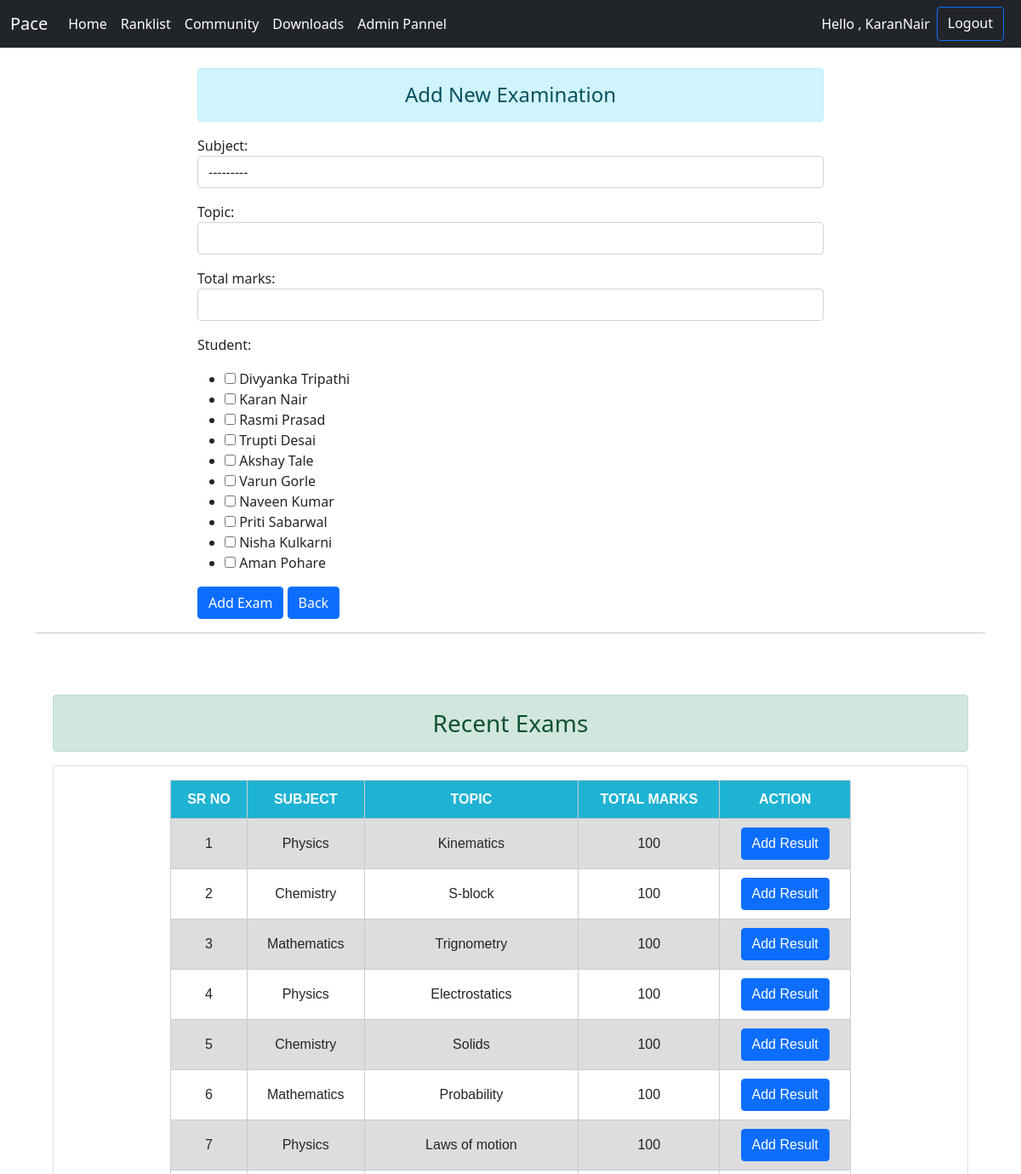
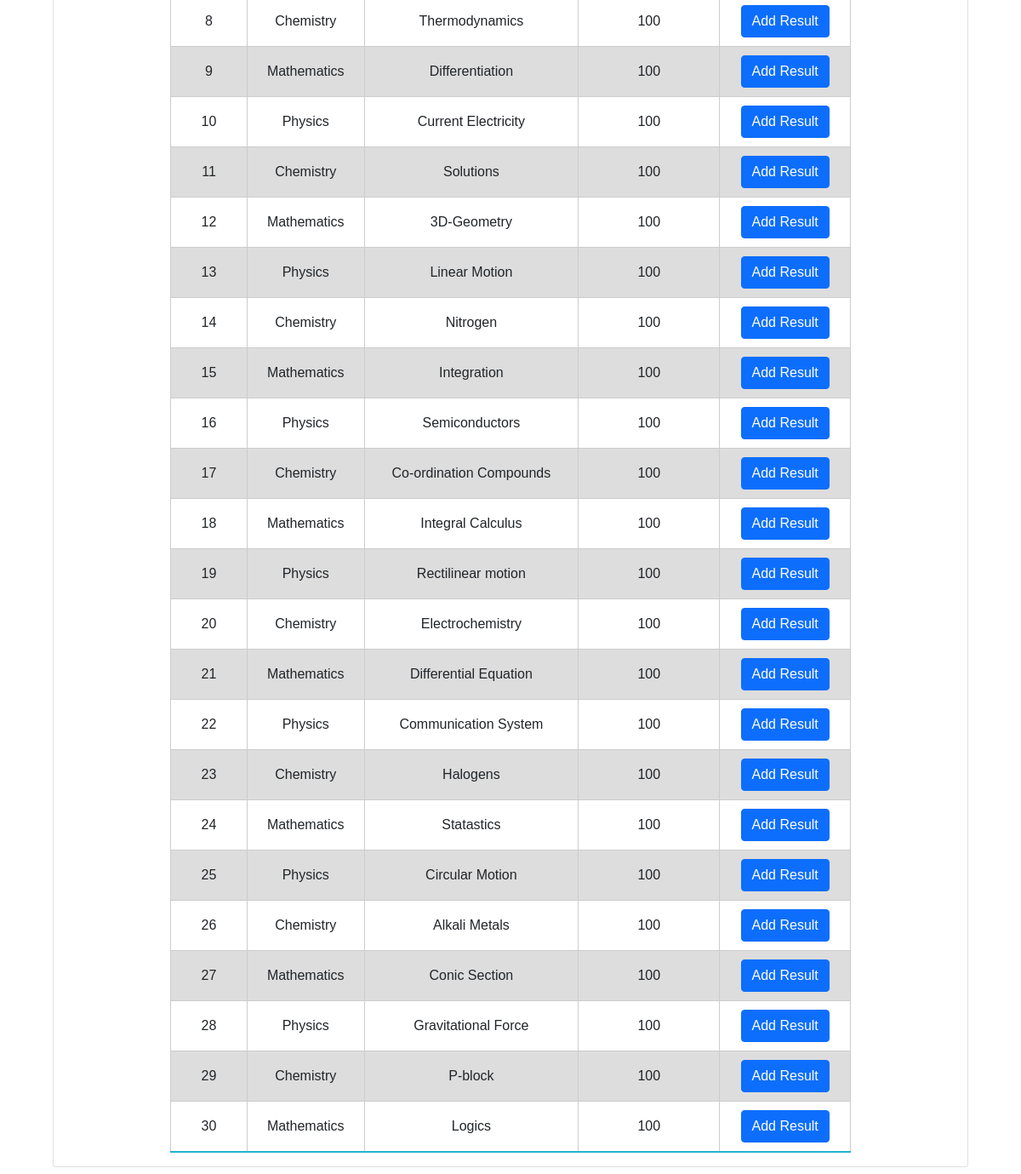
The page /student/addExam/ (signed in) on the database its author committed (2 pictures, top to bottom).
### student/models.py (models this page shows)
class Subject(models.Model):
    subject = models.CharField(
        max_length=50, choices=SUBJECT_CHOICES, null=True)
    def __str__(self):
        return self.subject

### exam/models.py (models this page shows, shortened)
class Exam(models.Model):
    topic = models.CharField(max_length=200)
    subject = models.ForeignKey(Subject, on_delete=models.CASCADE)
    total_marks = models.IntegerField()
    student = models.ManyToManyField(Student)

### student/views.py (the view)
# urls.py: path("addExam/", views.add_exam, name="add_exam"),
def add_exam(request):
    exams = Exam.objects.all()
    if request.method == 'POST':
        form = ExamForm(request.POST)
        if form.is_valid():
            form.save()
        return redirect('add_exam')
    else:
        form = ExamForm()
    context = {'form': form, 'exams': exams}
    return render(request, 'student/addExam.html', context)

### exam/forms.py
class ExamForm(forms.ModelForm):
    class Meta:
        model = Exam
        fields = ['subject', 'topic', 'total_marks', 'student']
        widgets = {
            'topic': forms.TextInput(attrs={'class': 'form-control'}),
            'subject': forms.Select(attrs={'class': 'form-control'}),
            'student': forms.CheckboxSelectMultiple(),
            'total_marks': forms.TextInput(attrs={'class': 'form-control'}),
        }

### student/models.py (called while the page is built)
    def __str__(self):
        return self.name

### student/templates/student/addExam.html (shortened to what this page needs)
{% extends 'home/base.html' %}
{% block content %}
<div class="container ">
    <div class="row mt-4" style="justify-content: center; align-items: center;">
        <div class="col-sm-8">
            <h4 class="alert alert-info text-center">Add New Examination</h4>
            <form action="" method="POST" enctype="multipart/form-data">
                {{form.as_p}}
                <input type="submit" value="Add Exam" class="btn btn-primary">
                <a class="btn btn-primary" href="{% url 'student' %}">Back</a>
            </form>
        </div>
    </div>
    <hr>
    <br>
    <br>
    <div class="row m-2">
        <div class="col-md">
            <h3 class="alert alert-success text-center">Recent Exams</h3>
            <div class="card card-body">
                <table class="">
                    <tr>
                        <th>Sr No</th>
                        <th>Subject</th>
                        <th>Topic</th>
                        <th>Total Marks</th>
                        <th>Action</th>
                    </tr>
                    {% for exam in exams %}
                    <tr>
                        <td>{{ forloop.counter }}</td>
                        <td>{{exam.subject}}</td>
                        <td>{{exam.topic}}</td>
                        <td>{{exam.total_marks}}</td>
                        <td><a class="btn btn-primary" href="{% url 'add_result' exam.id %}">Add Result</a></td>
                    </tr>
                    {% endfor %}
                </table>
            </div>
        </div>
    </div>
</div>
{% endblock content %}

### home/templates/home/navbar.html (shortened to what this page needs)
<nav class="navbar navbar-expand-lg navbar-dark bg-dark">
    <div class="container-fluid">
        <a class="navbar-brand" href="{% url 'home' %}">Pace</a>
        <div class="collapse navbar-collapse" id="navbarSupportedContent">
            <ul class="navbar-nav me-auto mb-2 mb-lg-0 ">
                <li class="nav-item">
                    <a class="nav-link active" aria-current="page" href="{% url 'home' %}">Home</a>
                </li>
                <li class="nav-item">
                    <a class="nav-link active" href="#">Ranklist</a>
                </li>
                <li class="nav-item">
                    <a class="nav-link active" href="{% url 'community:home' %}">Community</a>
                </li>
                <li class="nav-item">
                    <a class="nav-link active" href="{% url 'resources:home' %}">Downloads</a>
                </li>
                <li class="nav-item">
                    <a class="nav-link active" href="http://127.0.0.1:8000/admin/">Admin Pannel</a>
                </li>
            </ul>
            {% if user.is_authenticated %}
            <form class="d-flex  me-2">
                <p class="text-white m-2">Hello , {{user.username}}</p>
                <a class="btn btn-outline-primary text-white" href="{% url 'logout' %}">Logout</a>
            </form>
            {% else %}
            <form class="d-flex me-2">
                <a class="btn btn-outline-primary text-white" href="{% url 'login' %}">Login</a>
            </form>
            {% endif %}
        </div>
    </div>
</nav>

### home/templates/home/base.html (style rules this page uses)
table { font-family: Verdana, Geneva, Tahoma, sans-serif; border-collapse: collapse; text-align: center; position: relative; top: 50%; left: 50%; transform: translate(-50%, 0%); width: 800px; height: 200px; border-radius: 5px 5px 0 0; }
tr { transition: all 0.2s ease-in-out; cursor: pointer; }
table td, table th { border: 1px solid #cccccc; padding: 10px 12px; }
table th { font-weight: bold; background-color: #1fb3d3; color: #fff; text-transform: uppercase; }
tr:nth-child(even) { background-color: #dddddd; }
tr:last-child { border-bottom: 2px solid #1fb3d3; }

### rows shown on the page
Subject: subject "---------"
Exam: subject "Physics", topic "Kinematics", total_marks "100"
Exam: subject "Chemistry", topic "S-block", total_marks "100"
Exam: subject "Mathematics", topic "Trignometry", total_marks "100"
Exam: subject "Physics", topic "Electrostatics", total_marks "100"
Exam: subject "Chemistry", topic "Solids", total_marks "100"
Exam: subject "Mathematics", topic "Probability", total_marks "100"
Exam: subject "Physics", topic "Laws of motion", total_marks "100"
Exam: subject "Chemistry", topic "Thermodynamics", total_marks "100"
Exam: subject "Mathematics", topic "Differentiation", total_marks "100"
Exam: subject "Physics", topic "Current Electricity", total_marks "100"
Exam: subject "Chemistry", topic "Solutions", total_marks "100"
Exam: subject "Mathematics", topic "3D-Geometry", total_marks "100"
Exam: subject "Physics", topic "Linear Motion", total_marks "100"
Exam: subject "Chemistry", topic "Nitrogen", total_marks "100"
Exam: subject "Mathematics", topic "Integration", total_marks "100"
Exam: subject "Physics", topic "Semiconductors", total_marks "100"
Exam: subject "Chemistry", topic "Co-ordination Compounds", total_marks "100"
Exam: subject "Mathematics", topic "Integral Calculus", total_marks "100"
Exam: subject "Physics", topic "Rectilinear motion", total_marks "100"
Exam: subject "Chemistry", topic "Electrochemistry", total_marks "100"
Exam: subject "Mathematics", topic "Differential Equation", total_marks "100"
Exam: subject "Physics", topic "Communication System", total_marks "100"
Exam: subject "Chemistry", topic "Halogens", total_marks "100"
Exam: subject "Mathematics", topic "Statastics", total_marks "100"
Exam: subject "Physics", topic "Circular Motion", total_marks "100"
Exam: subject "Chemistry", topic "Alkali Metals", total_marks "100"
Exam: subject "Mathematics", topic "Conic Section", total_marks "100"
Exam: subject "Physics", topic "Gravitational Force", total_marks "100"
Exam: subject "Chemistry", topic "P-block", total_marks "100"
Exam: subject "Mathematics", topic "Logics", total_marks "100"

### other values the page prints
{{ user.username }} "KaranNair"
